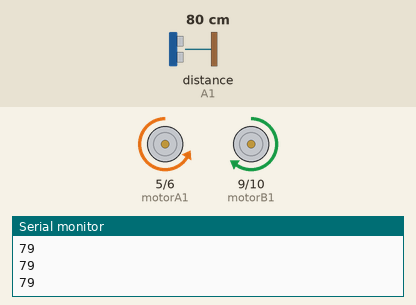
The sketch below on a simulated Arduino Uno, built with avr-gcc and run on an emulated ATmega328P. On the bench: motor-driver pin pairs drawn as motors (green arrow = first pin HIGH = forward, orange = second pin HIGH = backward, longer = more drive), the last lines printed to the serial monitor. Wiring (inferred from the names in the program): ultrasonic range finder: trigger A0; echo A1. The test bench sets the inputs (shaded band); at power-on: distance to the obstacle (sensor on A1) 80 cm. The echo pulse lasts 58.3 µs per cm.

Above: at 4.2 s.
4.3 s: distance to the obstacle (sensor on A1) set to 2 cm
At 4.7 s:
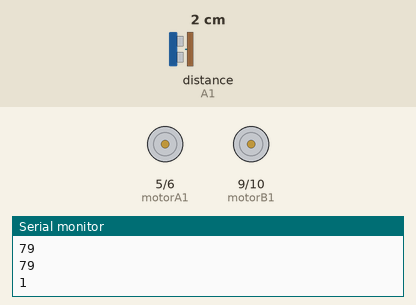
7.3 s: distance to the obstacle (sensor on A1) set to 18 cm
9.0 s: distance to the obstacle (sensor on A1) set to 4 cm
At 9.65 s:
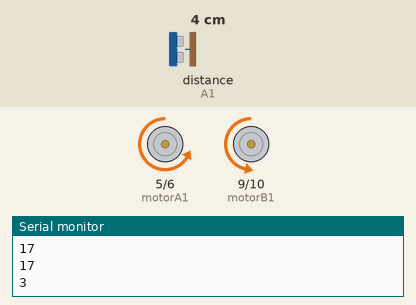
12.0 s: distance to the obstacle (sensor on A1) set to 35 cm
Timing chart, 0 to 14.7 s (numbered marks = the images above; inputs shaded):
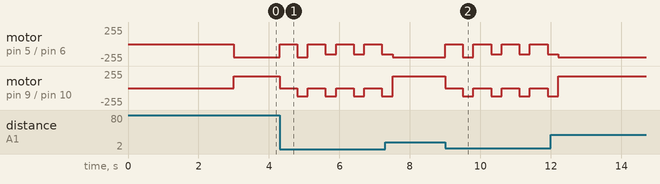

Measured:
- after the input at 4.3 s, motor on pin 5 (motorA1) / pin 6 (motorA2): backward 200/255 → stopped at once, → backward 200/255 0.50 s later, → stopped 0.30 s later, → backward 150/255 0.50 s later, … (8 changes in this stretch); motor on pin 9 (motorB1) / pin 10 (motorB2): alternates backward 125/255 for 0.30 s and stopped for 0.50 s, starting at once
- after the input at 9.0 s, motor on pin 5 (motorA1) / pin 6 (motorA2): backward 200/255 → stopped at once, → backward 200/255 0.50 s later, → stopped 0.30 s later, → backward 150/255 0.50 s later, … (8 changes in this stretch); motor on pin 9 (motorB1) / pin 10 (motorB2): alternates backward 125/255 for 0.30 s and stopped for 0.50 s, starting at once

The sketch:

carroDesviaDeObstaculos-PonteH2.ino
```cpp
#include <NewPing.h>

#define echo A1
#define trigger A0

long duration;
long distance;

const int motorA1  = 5;
const int motorA2  = 6;
const int motorB1  = 9;
const int motorB2  = 10;

void setup() {
  Serial.begin(9600);
  pinMode(trigger, OUTPUT);
  pinMode(echo, INPUT);

  pinMode(motorA1, OUTPUT);
  pinMode(motorA2, OUTPUT);
  pinMode(motorB1, OUTPUT);
  pinMode(motorB2, OUTPUT);

  delay(3000);
}

void loop() {
  digitalWrite(trigger, LOW);
  delayMicroseconds(2);
  digitalWrite(trigger, HIGH);
  delayMicroseconds(10);
  digitalWrite(trigger, LOW);
  duration = pulseIn(echo, HIGH);
  distance = (duration/2) / 29.1;

  Serial.println(distance);

  if(distance <= 10){
    analogWrite(motorA1, 0);
    analogWrite(motorA2, 0);
    analogWrite(motorB1, 0);
    analogWrite(motorB2, 0);
    delay(500);
    if(distance <= 10){
      analogWrite(motorA1, 0);
      analogWrite(motorA2, 150);
      analogWrite(motorB1, 0);
      analogWrite(motorB2, 125);
      delay(300);
    }
  }
  else{
    analogWrite(motorA1, 0);
    analogWrite(motorA2, 200);
    analogWrite(motorB1, 175);
    analogWrite(motorB2, 0);
  }
}
```
